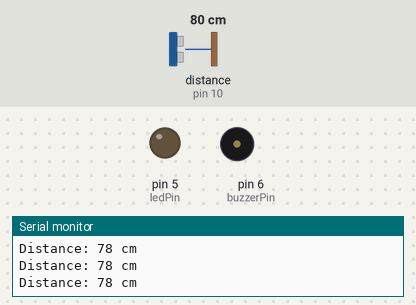
A sketch run on a simulated Arduino Uno, built with avr-gcc and run on an emulated ATmega328P. Shown: output pins drawn as LEDs (lit = HIGH), buzzer (waves = sounding), the last lines printed to the serial monitor. Wiring (inferred from the names in the program): ultrasonic range finder: trigger pin 9; echo pin 10. The inputs (shaded band) are chosen by the test bench; at power-on: distance to the obstacle (sensor on pin 10) 80 cm. The echo pulse lasts 58.3 µs per cm; pins used as bus, display or sensor lines are not drawn.

Above: at 1.2 s.
1.3 s: distance to the obstacle (sensor on pin 10) set to 23 cm
2.8 s: distance to the obstacle (sensor on pin 10) set to 18 cm
At 4.0 s:
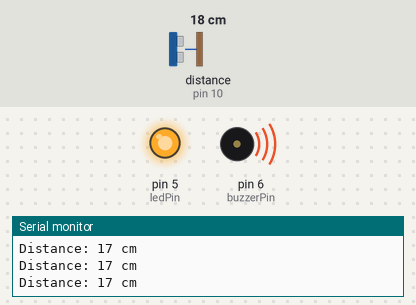
4.3 s: distance to the obstacle (sensor on pin 10) set to 35 cm
At 5.6 s:
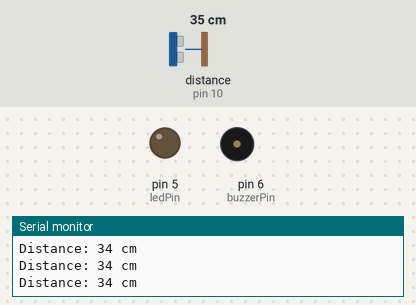
5.9 s: distance to the obstacle (sensor on pin 10) set to 2 cm
At 6.6 s:
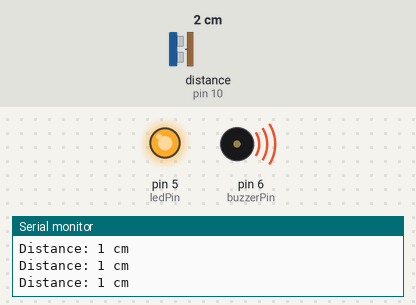
Timing chart, 0 to 8.5 s (numbered marks = the images above; inputs shaded):
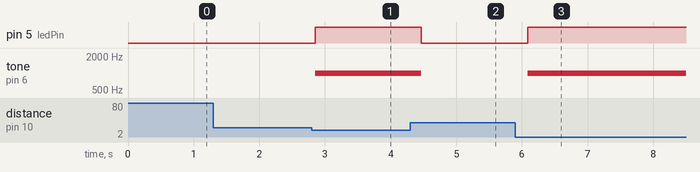

The sketch:

Safety_alarm_ultrasonic.ino
```cpp
// Pins
const int trigPin = 9;
const int echoPin = 10;
const int buzzerPin = 6;
const int ledPin = 5;

long duration;
int distance;

void setup() {
  pinMode(trigPin, OUTPUT);
  pinMode(echoPin, INPUT);
  pinMode(buzzerPin, OUTPUT);
  pinMode(ledPin, OUTPUT);
  Serial.begin(9600);
}

void loop() {
  // Trigger ultrasonic pulse
  digitalWrite(trigPin, LOW);
  delayMicroseconds(2);
  digitalWrite(trigPin, HIGH);
  delayMicroseconds(10);
  digitalWrite(trigPin, LOW);

  // Measure echo
  duration = pulseIn(echoPin, HIGH);
  distance = duration * 0.034 / 2;  // convert to cm

  Serial.print("Distance: ");
  Serial.print(distance);
  Serial.println(" cm");

  // Alarm condition
  if (distance > 0 && distance < 20) {   // intruder closer than 20cm
    digitalWrite(ledPin, HIGH);
    tone(buzzerPin, 1000);  // buzzer ON
  } else {
    digitalWrite(ledPin, LOW);
    noTone(buzzerPin);      // buzzer OFF
  }

  delay(200);
}
```

Measured:
- the behaviour switches between 21 and 20 cm on distance to the obstacle (sensor on pin 10) (found by bisection; images 0 and 1)
- after the input at 2.8 s, pin 5 (ledPin): LOW → HIGH after 0.05 s; tone on pin 6 (buzzerPin): silent → 1000 Hz after 0.05 s
- after the input at 4.3 s, pin 5 (ledPin): HIGH → LOW after 0.17 s; tone on pin 6 (buzzerPin): 1000 Hz → silent after 0.17 s
- after the input at 5.9 s, pin 5 (ledPin): LOW → HIGH after 0.19 s; tone on pin 6 (buzzerPin): silent → 1000 Hz after 0.19 s
